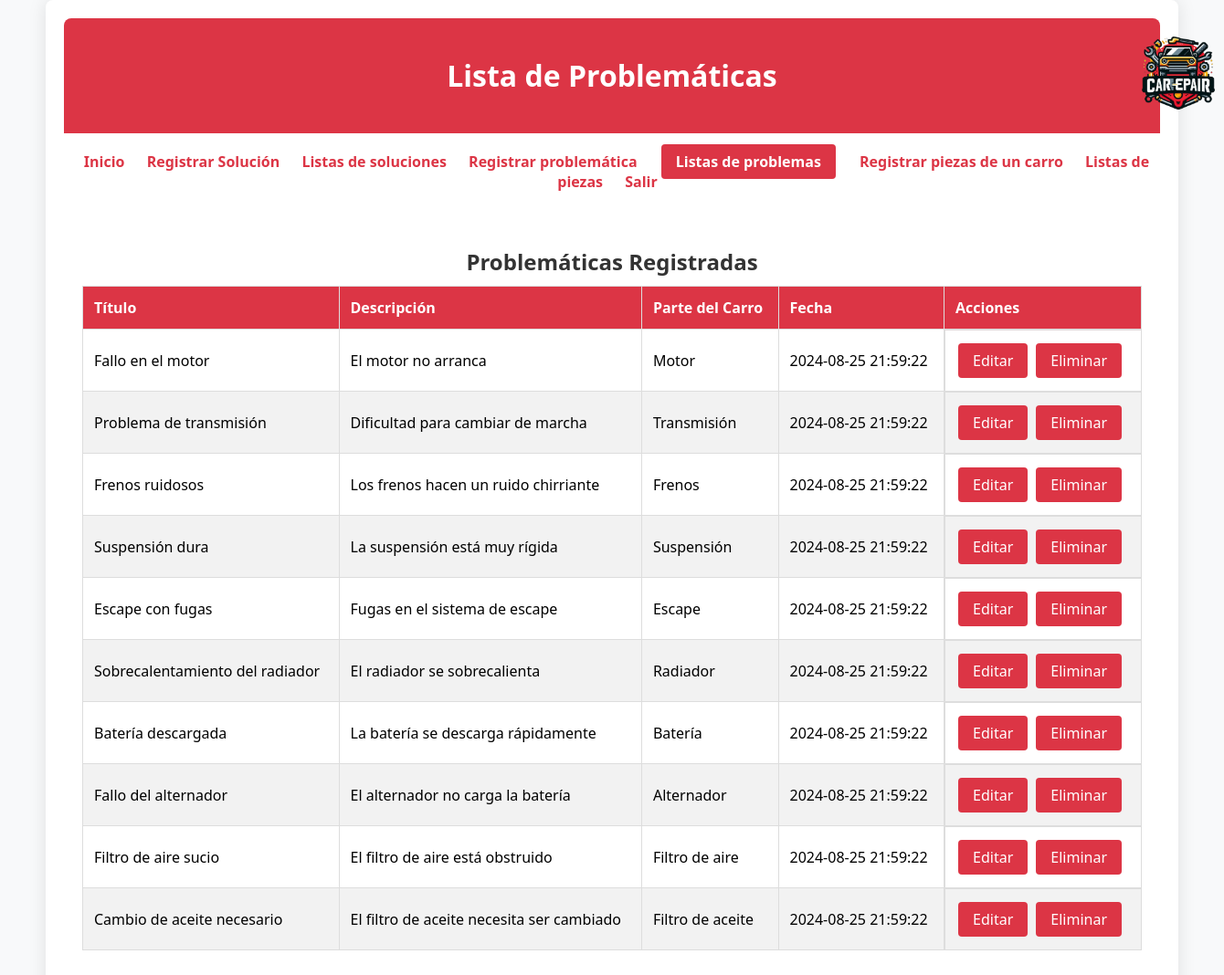
/paginas/lista_problemas.php (signed in), run on the app's committed database.
### tables this page shows
CREATE TABLE problemas (
    id INT AUTO_INCREMENT PRIMARY KEY,
    titulo VARCHAR(100) NOT NULL,
    descripcion VARCHAR(255) NOT NULL,
    parte_id INT,
    fecha TIMESTAMP DEFAULT CURRENT_TIMESTAMP,
    FOREIGN KEY (parte_id) REFERENCES partes_carro(id)
);

CREATE TABLE partes_carro (
    id INT AUTO_INCREMENT PRIMARY KEY,
    nombre VARCHAR(100) NOT NULL
);

### paginas/lista_problemas.php (the view, shortened to what this page needs)
<?php
$role = isset($_SESSION['role']) ? $_SESSION['role'] : '';
require '../funciones/conexion.php';
$query = "
    SELECT p.id, p.titulo, p.descripcion, p.fecha, pc.nombre AS nombre_parte
    FROM problemas p
    LEFT JOIN partes_carro pc ON p.parte_id = pc.id
";
$stmt = $conn->prepare($query);
if ($stmt) {
    $stmt->execute();
    $result = $stmt->get_result();
} else {
    echo "Error en la preparación de la consulta: " . $conn->error;
    exit();
}
?>
<!DOCTYPE html>
<html lang="es">
<head>
    <link rel="stylesheet" href="../style/styles.css">
</head>
<body>
    <div class="container">
        <header>
            <h1>Lista de Problemáticas</h1>
            <img src="../style/logo.png" alt="Logo" class="logo-image">
        </header>
        <nav>
            <ul>
                <li><a href="inicio.php">Inicio</a></li>
                <?php if ($role == 'admin'): ?>
                    <li><a href="registrar_solucion.php">Registrar Solución</a></li>
                    <li><a href="lista_soluciones.php">Listas de soluciones</a></li>
                    <li><a href="registrar_problematica.php">Registrar problemática</a></li>
                    <li><a href="lista_problemas.php" class="btn-action">Listas de problemas</a></li>
                    <li><a href="registrar_piezas.php">Registrar piezas de un carro</a></li>
                    <li><a href="lista_piezas.php">Listas de piezas</a></li>
                <?php else: ?>
                    <li><a href="buscar_problematica.php">Buscar problemática</a></li>
                <?php endif; ?>
                <li><a href="../funciones/logout.php">Salir</a></li>
            </ul>
        </nav>
        <main>
        <div class="solution-list">
                <h2>Problemáticas Registradas</h2>
                <table>
                    <thead>
                        <tr>
                            <th>Título</th>
                            <th>Descripción</th>
                            <th>Parte del Carro</th>
                            <th>Fecha</th>
                            <?php if ($role == 'admin'): ?>
                                <th>Acciones</th>
                            <?php endif; ?>
                        </tr>
                    </thead>
                    <tbody>
                        <?php while ($row = $result->fetch_assoc()): ?>
                            <tr>
                                <td><?php echo htmlspecialchars($row['titulo']); ?></td>
                                <td><?php echo htmlspecialchars($row['descripcion']); ?></td>
                                <td><?php echo htmlspecialchars($row['nombre_parte']); ?></td>
                                <td><?php echo htmlspecialchars($row['fecha']); ?></td>
                                <?php if ($role == 'admin'): ?>
                                    <td class="action-links">
                                        <a href="editar_problematica.php?id=<?php echo $row['id']; ?>" class="btn-action">Editar</a>
                                        <a href="eliminar_problematica.php?id=<?php echo $row['id']; ?>" class="btn-action" onclick="return confirm('¿Está seguro que desea eliminar la problemática?');">Eliminar</a>
                                    </td>
                                <?php endif; ?>
                            </tr>
                        <?php endwhile; ?>
                    </tbody>
                </table>
            </div>
        </main>
    </div>
</body>
</html>

### style/styles.css (style rules this page uses)
body { font-family: Calibri, 'Segoe UI', Tahoma, Geneva, Verdana, sans-serif; background-color: #f8f9fa; margin: 0; padding: 0; }
.container { max-width: 1200px; margin: 0 auto; padding: 20px; background-color: #ffffff; box-shadow: 0 0 20px rgba(0, 0, 0, 0.1); border-radius: 8px; }
header { text-align: center; padding: 20px; background-color: #dc3545; color: white; border-radius: 8px 8px 0 0; }
nav { margin: 20px 0; text-align: center; }
nav ul { list-style: none; padding: 0; }
nav ul li { display: inline; margin: 0 10px; }
nav ul li a { text-decoration: none; color: #dc3545; font-weight: bold; }
main { text-align: center; padding: 20px; }
main h2 { color: #333333; margin-bottom: 10px; }
.solution-list table { width: 100%; border-collapse: collapse; margin-bottom: 20px; }
.solution-list th, .solution-list td { padding: 12px; border: 1px solid #ddd; text-align: left; }
.solution-list th { background-color: #dc3545; color: white; }
.solution-list tbody tr:nth-child(even) { background-color: #f2f2f2; }
.btn-action { padding: 8px 16px; margin: 2px; text-decoration: none; color: white; background-color: #dc3545; border: none; border-radius: 4px; cursor: pointer; transition: background-color 0.3s ease; }

### paginas/lista_problemas.php (style rules this page uses)
.action-links { display: flex; gap: 5px; }
.logo-image { width: 80px; height: auto; position: absolute; top: 40px; left: 1250px; }

### data on the page
problemas: titulo "Fallo en el motor", descripcion "El motor no arranca", parte.nombre "Motor", fecha "2024-08-25 21:59:22"
problemas: titulo "Problema de transmisión", descripcion "Dificultad para cambiar de marcha", parte.nombre "Transmisión", fecha "2024-08-25 21:59:22"
problemas: titulo "Frenos ruidosos", descripcion "Los frenos hacen un ruido chirriante", parte.nombre "Frenos", fecha "2024-08-25 21:59:22"
problemas: titulo "Suspensión dura", descripcion "La suspensión está muy rígida", parte.nombre "Suspensión", fecha "2024-08-25 21:59:22"
problemas: titulo "Escape con fugas", descripcion "Fugas en el sistema de escape", parte.nombre "Escape", fecha "2024-08-25 21:59:22"
problemas: titulo "Sobrecalentamiento del radiador", descripcion "El radiador se sobrecalienta", parte.nombre "Radiador", fecha "2024-08-25 21:59:22"
problemas: titulo "Batería descargada", descripcion "La batería se descarga rápidamente", parte.nombre "Batería", fecha "2024-08-25 21:59:22"
problemas: titulo "Fallo del alternador", descripcion "El alternador no carga la batería", parte.nombre "Alternador", fecha "2024-08-25 21:59:22"
problemas: titulo "Filtro de aire sucio", descripcion "El filtro de aire está obstruido", parte.nombre "Filtro de aire", fecha "2024-08-25 21:59:22"
problemas: titulo "Cambio de aceite necesario", descripcion "El filtro de aceite necesita ser cambiado", parte.nombre "Filtro de aceite", fecha "2024-08-25 21:59:22"
